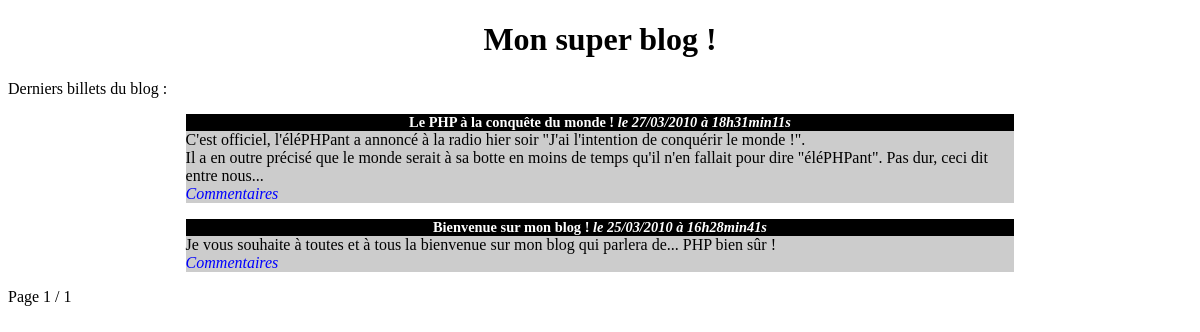
The page / on the database its author committed.
### tables this page shows
CREATE TABLE IF NOT EXISTS `billets` (
  `id` int(11) NOT NULL AUTO_INCREMENT,
  `titre` varchar(255) NOT NULL,
  `contenu` text NOT NULL,
  `date_creation` datetime NOT NULL,
  PRIMARY KEY (`id`)
);

### index.php (the view, shortened to what this page needs)
<?php
$bdd = connexionBDD();
$messageParPage = 2;
$total = $bdd->query('SELECT count(*) as total FROM billets')->fetch();
$total = intval($total["total"]);
$nbPage = ceil ($total / $messageParPage);
if(isset($_GET['page']))
{
    $pageActuelle=intval($_GET['page']);
    if($pageActuelle>$nbPage)
    {
        $pageActuelle=$nbPage;
    }
}
else
{
    $pageActuelle=1;
}
$premiereEntree=($pageActuelle-1)*$messageParPage;
?>
<!DOCTYPE html>
<html>
<head>
    <link href="style.css" rel="stylesheet" />
</head>
<body>
<h1>Mon super blog !</h1>
<p>Derniers billets du blog :</p>
<?php
$req = $bdd->query('SELECT id, titre, contenu, DATE_FORMAT(date_creation, \'%d/%m/%Y à %Hh%imin%ss\') AS date_creation_fr FROM billets ORDER BY date_creation DESC LIMIT '. $premiereEntree .', '. $messageParPage);
while ($donnees = $req->fetch())
{
?>
<div class="news">
    <h3>
        <?php echo htmlspecialchars($donnees['titre']); ?>
        <em>le <?php echo $donnees['date_creation_fr']; ?></em>
    </h3>
    <p>
    <?php
    echo nl2br(htmlspecialchars($donnees['contenu']));
    ?>
    <br />
    <em><a href="commentaires.php?billet=<?php echo $donnees['id']; ?>">Commentaires</a></em>
    </p>
</div>
<?php
}
?>
        <p><?php if($pageActuelle != 1) { ?><a href="?page=<?php echo $pageActuelle - 1 ?>">Précendent</a> - <?php } ?>
            Page <?php echo $pageActuelle ?> / <?php echo $nbPage ?>
        </p>
</body>
</html>

### style.css (style rules this page uses)
h1, h3 { text-align:center; }
h3 { background-color:black; color:white; font-size:0.9em; margin-bottom:0px; }
.news p { background-color:#CCCCCC; margin-top:0px; }
.news { width:70%; margin:auto; }
a { text-decoration: none; color: blue; }

### rows shown on the page
billets: titre "Le PHP à la conquête du monde !", date_creation_fr "27/03/2010 à 18h31min11s", contenu "C'est officiel, l'éléPHPant a annoncé à la radio hier soir \"J'ai l'intention de conquérir le monde !\". Il a en outre précisé que le monde serait à sa botte en moins de temps qu'il n'en fallait pour dire \"éléPHPant\". Pas dur, ceci dit entre nous..."
billets: titre "Bienvenue sur mon blog !", date_creation_fr "25/03/2010 à 16h28min41s", contenu "Je vous souhaite à toutes et à tous la bienvenue sur mon blog qui parlera de... PHP bien sûr !"

### other values the page prints
$pageActuelle "1"
$nbPage "1"
